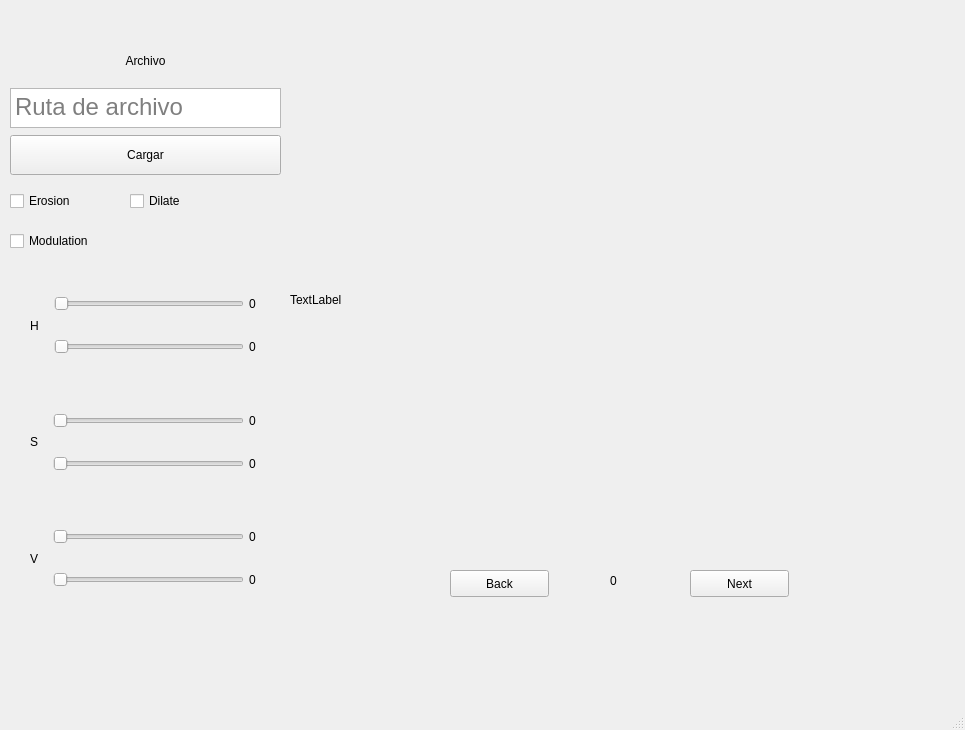
<?xml version="1.0" encoding="UTF-8"?>
<ui version="4.0">
 <class>MainWindow</class>
 <widget class="QMainWindow" name="MainWindow">
  <property name="geometry">
   <rect>
    <x>0</x>
    <y>0</y>
    <width>965</width>
    <height>730</height>
   </rect>
  </property>
  <property name="windowTitle">
   <string>MainWindow</string>
  </property>
  <widget class="QWidget" name="centralwidget">
   <widget class="QWidget" name="verticalLayoutWidget">
    <property name="geometry">
     <rect>
      <x>10</x>
      <y>260</y>
      <width>271</width>
      <height>364</height>
     </rect>
    </property>
    <layout class="QVBoxLayout" name="verticalLayout">
     <property name="spacing">
      <number>5</number>
     </property>
     <property name="leftMargin">
      <number>10</number>
     </property>
     <property name="topMargin">
      <number>10</number>
     </property>
     <property name="rightMargin">
      <number>10</number>
     </property>
     <property name="bottomMargin">
      <number>10</number>
     </property>
     <item>
      <layout class="QHBoxLayout" name="horizontalLayout_h">
       <property name="spacing">
        <number>10</number>
       </property>
       <property name="leftMargin">
        <number>10</number>
       </property>
       <property name="topMargin">
        <number>10</number>
       </property>
       <property name="rightMargin">
        <number>10</number>
       </property>
       <property name="bottomMargin">
        <number>10</number>
       </property>
       <item>
        <widget class="QLabel" name="label_h">
         <property name="text">
          <string>H</string>
         </property>
        </widget>
       </item>
       <item>
        <layout class="QVBoxLayout" name="verticalLayout_3">
         <property name="spacing">
          <number>5</number>
         </property>
         <property name="leftMargin">
          <number>5</number>
         </property>
         <property name="topMargin">
          <number>5</number>
         </property>
         <property name="rightMargin">
          <number>5</number>
         </property>
         <property name="bottomMargin">
          <number>5</number>
         </property>
         <item>
          <layout class="QHBoxLayout" name="horizontalLayout_4">
           <item>
            <widget class="QSlider" name="hSliderT">
             <property name="maximum">
              <number>255</number>
             </property>
             <property name="orientation">
              <enum>Qt::Horizontal</enum>
             </property>
            </widget>
           </item>
           <item>
            <widget class="QLabel" name="hSliderTValue">
             <property name="text">
              <string>0</string>
             </property>
            </widget>
           </item>
          </layout>
         </item>
         <item>
          <layout class="QHBoxLayout" name="horizontalLayout">
           <item>
            <widget class="QSlider" name="hSliderB">
             <property name="maximum">
              <number>255</number>
             </property>
             <property name="orientation">
              <enum>Qt::Horizontal</enum>
             </property>
            </widget>
           </item>
           <item>
            <widget class="QLabel" name="hSliderBValue">
             <property name="layoutDirection">
              <enum>Qt::RightToLeft</enum>
             </property>
             <property name="text">
              <string>0</string>
             </property>
            </widget>
           </item>
          </layout>
         </item>
        </layout>
       </item>
      </layout>
     </item>
     <item>
      <layout class="QHBoxLayout" name="horizontalLayout_s">
       <property name="spacing">
        <number>10</number>
       </property>
       <property name="leftMargin">
        <number>10</number>
       </property>
       <property name="topMargin">
        <number>10</number>
       </property>
       <property name="rightMargin">
        <number>10</number>
       </property>
       <property name="bottomMargin">
        <number>10</number>
       </property>
       <item>
        <widget class="QLabel" name="label_s">
         <property name="text">
          <string>S</string>
         </property>
        </widget>
       </item>
       <item>
        <layout class="QVBoxLayout" name="verticalLayout_5">
         <property name="spacing">
          <number>5</number>
         </property>
         <property name="leftMargin">
          <number>5</number>
         </property>
         <property name="topMargin">
          <number>5</number>
         </property>
         <property name="rightMargin">
          <number>5</number>
         </property>
         <property name="bottomMargin">
          <number>5</number>
         </property>
         <item>
          <layout class="QHBoxLayout" name="horizontalLayout_5">
           <item>
            <widget class="QSlider" name="sSliderT">
             <property name="minimumSize">
              <size>
               <width>0</width>
               <height>0</height>
              </size>
             </property>
             <property name="maximum">
              <number>255</number>
             </property>
             <property name="orientation">
              <enum>Qt::Horizontal</enum>
             </property>
            </widget>
           </item>
           <item>
            <widget class="QLabel" name="sSliderTValue">
             <property name="text">
              <string>0</string>
             </property>
            </widget>
           </item>
          </layout>
         </item>
         <item>
          <layout class="QHBoxLayout" name="horizontalLayout_6">
           <item>
            <widget class="QSlider" name="sSliderB">
             <property name="maximum">
              <number>255</number>
             </property>
             <property name="orientation">
              <enum>Qt::Horizontal</enum>
             </property>
            </widget>
           </item>
           <item>
            <widget class="QLabel" name="sSliderBValue">
             <property name="text">
              <string>0</string>
             </property>
            </widget>
           </item>
          </layout>
         </item>
        </layout>
       </item>
      </layout>
     </item>
     <item>
      <layout class="QHBoxLayout" name="horizontalLayout_v">
       <property name="spacing">
        <number>10</number>
       </property>
       <property name="leftMargin">
        <number>10</number>
       </property>
       <property name="topMargin">
        <number>10</number>
       </property>
       <property name="rightMargin">
        <number>10</number>
       </property>
       <property name="bottomMargin">
        <number>10</number>
       </property>
       <item>
        <widget class="QLabel" name="label_4">
         <property name="text">
          <string>V</string>
         </property>
        </widget>
       </item>
       <item>
        <layout class="QVBoxLayout" name="verticalLayout_6">
         <property name="spacing">
          <number>5</number>
         </property>
         <property name="leftMargin">
          <number>5</number>
         </property>
         <property name="topMargin">
          <number>5</number>
         </property>
         <property name="rightMargin">
          <number>5</number>
         </property>
         <property name="bottomMargin">
          <number>5</number>
         </property>
         <item>
          <layout class="QHBoxLayout" name="horizontalLayout_7">
           <item>
            <widget class="QSlider" name="vSliderT">
             <property name="maximum">
              <number>255</number>
             </property>
             <property name="orientation">
              <enum>Qt::Horizontal</enum>
             </property>
            </widget>
           </item>
           <item>
            <widget class="QLabel" name="vSliderTValue">
             <property name="text">
              <string>0</string>
             </property>
            </widget>
           </item>
          </layout>
         </item>
         <item>
          <layout class="QHBoxLayout" name="horizontalLayout_8">
           <item>
            <widget class="QSlider" name="vSliderB">
             <property name="maximum">
              <number>255</number>
             </property>
             <property name="orientation">
              <enum>Qt::Horizontal</enum>
             </property>
            </widget>
           </item>
           <item>
            <widget class="QLabel" name="vSliderBValue">
             <property name="text">
              <string>0</string>
             </property>
            </widget>
           </item>
          </layout>
         </item>
        </layout>
       </item>
      </layout>
     </item>
    </layout>
   </widget>
   <widget class="QLabel" name="pic">
    <property name="geometry">
     <rect>
      <x>290</x>
      <y>60</y>
      <width>640</width>
      <height>480</height>
     </rect>
    </property>
    <property name="text">
     <string>TextLabel</string>
    </property>
   </widget>
   <widget class="QWidget" name="verticalLayoutWidget_2">
    <property name="geometry">
     <rect>
      <x>10</x>
      <y>40</y>
      <width>271</width>
      <height>136</height>
     </rect>
    </property>
    <layout class="QVBoxLayout" name="verticalLayout_2">
     <item>
      <widget class="QLabel" name="label">
       <property name="maximumSize">
        <size>
         <width>16777215</width>
         <height>40</height>
        </size>
       </property>
       <property name="text">
        <string>Archivo</string>
       </property>
       <property name="alignment">
        <set>Qt::AlignCenter</set>
       </property>
      </widget>
     </item>
     <item>
      <widget class="QTextEdit" name="filePath">
       <property name="maximumSize">
        <size>
         <width>800</width>
         <height>40</height>
        </size>
       </property>
       <property name="font">
        <font>
         <pointsize>18</pointsize>
        </font>
       </property>
       <property name="autoFillBackground">
        <bool>false</bool>
       </property>
       <property name="placeholderText">
        <string>Ruta de archivo</string>
       </property>
      </widget>
     </item>
     <item>
      <widget class="QPushButton" name="picLoad">
       <property name="maximumSize">
        <size>
         <width>16777215</width>
         <height>40</height>
        </size>
       </property>
       <property name="text">
        <string>Cargar</string>
       </property>
      </widget>
     </item>
    </layout>
   </widget>
   <widget class="QPushButton" name="bBack">
    <property name="geometry">
     <rect>
      <x>450</x>
      <y>570</y>
      <width>99</width>
      <height>27</height>
     </rect>
    </property>
    <property name="text">
     <string>Back</string>
    </property>
   </widget>
   <widget class="QPushButton" name="bNext">
    <property name="geometry">
     <rect>
      <x>690</x>
      <y>570</y>
      <width>99</width>
      <height>27</height>
     </rect>
    </property>
    <property name="text">
     <string>Next</string>
    </property>
   </widget>
   <widget class="QLabel" name="lSelector">
    <property name="geometry">
     <rect>
      <x>580</x>
      <y>570</y>
      <width>67</width>
      <height>21</height>
     </rect>
    </property>
    <property name="text">
     <string>0</string>
    </property>
    <property name="alignment">
     <set>Qt::AlignCenter</set>
    </property>
   </widget>
   <widget class="QCheckBox" name="cErosion">
    <property name="geometry">
     <rect>
      <x>10</x>
      <y>190</y>
      <width>97</width>
      <height>22</height>
     </rect>
    </property>
    <property name="text">
     <string>Erosion</string>
    </property>
   </widget>
   <widget class="QCheckBox" name="cDilate">
    <property name="geometry">
     <rect>
      <x>130</x>
      <y>190</y>
      <width>97</width>
      <height>22</height>
     </rect>
    </property>
    <property name="text">
     <string>Dilate</string>
    </property>
   </widget>
   <widget class="QCheckBox" name="cModulation">
    <property name="geometry">
     <rect>
      <x>10</x>
      <y>230</y>
      <width>97</width>
      <height>22</height>
     </rect>
    </property>
    <property name="text">
     <string>Modulation</string>
    </property>
   </widget>
   <zorder>verticalLayoutWidget</zorder>
   <zorder>pic</zorder>
   <zorder>verticalLayoutWidget_2</zorder>
   <zorder>horizontalLayoutWidget_2</zorder>
   <zorder>bBack</zorder>
   <zorder>bNext</zorder>
   <zorder>lSelector</zorder>
   <zorder>cErosion</zorder>
   <zorder>cDilate</zorder>
   <zorder>cModulation</zorder>
  </widget>
  <widget class="QMenuBar" name="menubar">
   <property name="geometry">
    <rect>
     <x>0</x>
     <y>0</y>
     <width>965</width>
     <height>25</height>
    </rect>
   </property>
  </widget>
  <widget class="QStatusBar" name="statusbar"/>
 </widget>
 <resources/>
 <connections/>
</ui>
